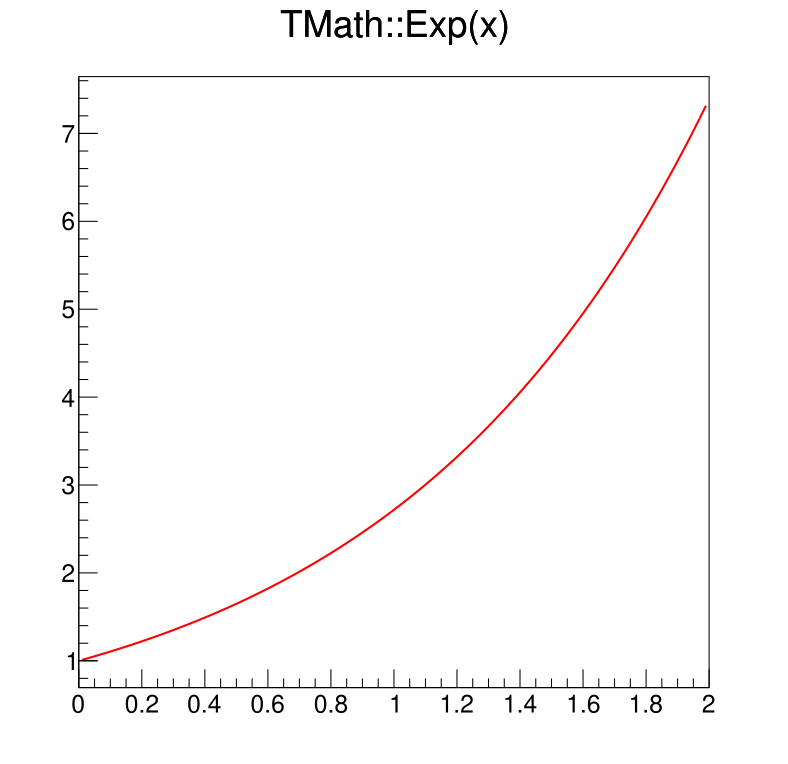

Recreate this plot in Python.
def exp(x):                         #exp.py
	result = 0
	step = 1.
	for n in range(1,51):
		result = result + step
		step = step*x/n
	print "With n = %d steps:"%n
	return result
	
import time
	
	
	
def factorial(n):
    if n == 1:
        return 1
    else:
        return n * factorial(n-1)
	
	
def cos(x):
	result=0.
	step=1.
	accuracy=0.000000000001
	result_save=1.
	n=1.
	while(abs(result-result_save)>accuracy):
		result_save=result
		result=result+step
		step=(-1.)**n * x**(2.*n)/(factorial(2*n))
		n=n+1
	print "With n = %d steps:"%(n-1)
	return result
	
	
	
def sin(x):
	result=0.
	step=1.
	accuracy=0.000000000001
	result_save=1.
	n=1.
	while(abs(result-result_save)>accuracy):
		result_save=result
		result=result+step
		step=(-1.)**n * x**(2.*n+1.)/(factorial(2*n+1.))
		n=n+1
	print "With n = %d steps:"%(n-1)
	return result		
	
def more_suitable_exp(x):
	result=0.
	step= 1
	result_save=1.
	accuracy=0.000000000001
	n=1
	time_end=time.time()+0.1*1
	while (time.time()<time_end):
		while (abs(result-result_save)>accuracy):
			result_save=result
			result = result + step
			step = step*x/n	
			n=n+1
	print "With n = %d steps:"%(n-1)	
	return result	
	
def drawExp():
	import ROOT
	c1 = ROOT.TCanvas("c1","c1",800,800)
	f  = ROOT.TF1("exp","TMath::Exp(x)",0,2)
	f.Draw()
	c1.Print("exp_py.pdf")
	
def main():
	from sys import argv
	import math
	x = float(argv[1])
	if x > 0:
		myexp = exp(x)
		#~ myexp = more_suitable_exp(x)
	else:
		myexp = 1./more_suitable_exp(-x)
	print "    my exp(x) = %.12f"%myexp
	print "python exp(x) = %.12f"%math.exp(x)
	print "    my cos(x) = %.12f"%cos(x)
	print "python cos(x) = %.12f"%math.cos(x)
	print "    my sin(x) = %.12f"%sin(x)
	print "python sin(x) = %.12f"%math.sin(x)
	drawExp()
	
	
main()



"""
1a)
from lecture/ c-code:
	With 50 steps
	   my exp(x) = 23.1385440826
	cmath exp(x) = 23.1385485756

result with code above:
	With 50 steps
	my exp(x) = 23.1385440826
	cmath exp(x) = 23.1385485756	
--> python version more precise, similar to cmath result 
1c)
1:With n = 16 steps:
    my exp(x) = 2.718281828459
python exp(x) = 2.718281828459
2:With n = 21 steps:
    my exp(x) = 7.389056098931
python exp(x) = 7.389056098931
4: With n = 29 steps:
    my exp(x) = 54.598150033144
python exp(x) = 54.598150033144
8: With n = 42 steps:
    my exp(x) = 2980.957987041728
python exp(x) = 2980.957987041728
16: With n = 60 steps:
    my exp(x) = 8886110.520507872105
python exp(x) = 8886110.520507872105








"""
